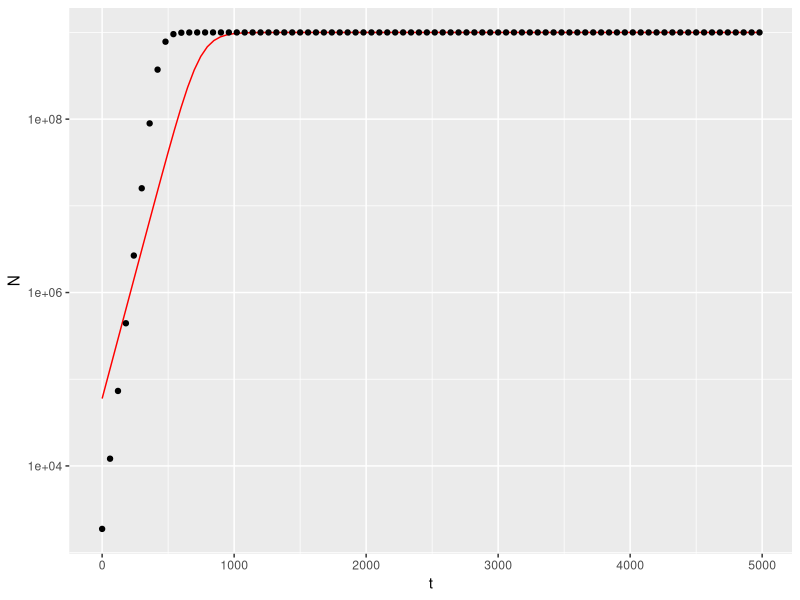

Here is the R script that generated this plot:
#Script to plot data and model

install.packages("ggplot2")

library(ggplot2)

growth_data <- read.csv("experiment2.csv")

logistic_fun <- function(t) {
  
  N <- (N0*K*exp(r*t))/(K-N0+N0*exp(r*t))
  
  return(N)
  
}

N0 <- exp(11) 
  
r <- 0.01317 
  
K <- 1.000e+09

ggplot(aes(t,N), data = growth_data) +
  
  geom_function(fun=logistic_fun, colour="red") +
  
  geom_point() +

  scale_y_continuous(trans='log10')

#Make a list of packages that have been used!
sink(file = "package-versions.txt")
sessionInfo()
sink()

